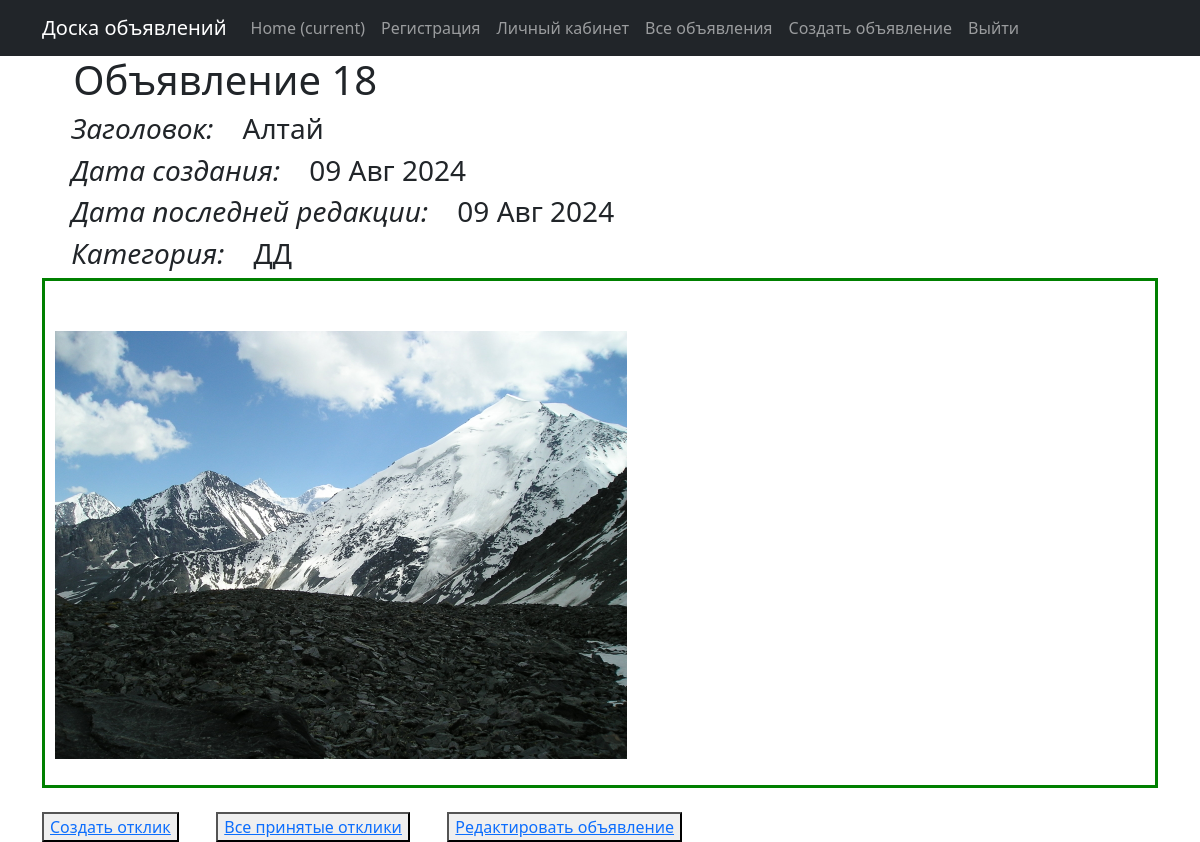
The page /post/18 on the database its author committed.
### announcement/models.py (models this page shows, shortened)
class Post(models.Model):
    title = models.CharField(max_length=255, verbose_name="Заголовок")
    text = RichTextUploadingField(verbose_name="Содержание")
    user = models.ForeignKey(User, on_delete=models.CASCADE)
    category = models.ForeignKey(Category, on_delete=models.CASCADE, verbose_name="Категория")
    create_time = models.DateTimeField(auto_now_add=True)
    update_time = models.DateTimeField(auto_now=True)

class Category(models.Model):
    name = models.CharField(max_length=25)
    def __str__(self):
        return self.name

### announcement/views.py (the view)
# urls.py: path('post/<int:id>', PostDetail.as_view(), name='post_detail'),
class PostDetail(DetailView):
    model = Post
    template_name = 'post.html'
    context_object_name = 'post'
    pk_url_kwarg = 'id'

### templates/post.html (shortened to what this page needs)
{% extends 'flatpages/default.html' %}
{% block content %}
<h1>&nbsp;&nbsp;&nbsp;Объявление {{ post.id }}</h1>
     <h3>&nbsp;&nbsp;&nbsp;&nbsp;<em>Заголовок:</em>&nbsp;&nbsp;&nbsp;&nbsp;{{ post.title|safe }}</h3>
     <h3>&nbsp;&nbsp;&nbsp;&nbsp;<em>Дата создания:</em>&nbsp;&nbsp;&nbsp;&nbsp;{{ post.create_time|date:'d M Y' }} </h3>
     <h3>&nbsp;&nbsp;&nbsp;&nbsp;<em>Дата последней редакции:</em>&nbsp;&nbsp;&nbsp;&nbsp;{{ post.update_time|date:'d M Y' }} </h3>
     <h3>&nbsp;&nbsp;&nbsp;&nbsp;<em>Категория:</em>&nbsp;&nbsp;&nbsp;&nbsp;{{ post.category }}</h3>
     <div class="outline">
         <p>&nbsp;&nbsp;&nbsp;&nbsp;{{ post.text|safe }}</p>
     </div>
<br>
     <button><a href="/{{ post.id }}">Создать отклик</a></button>&nbsp;&nbsp;&nbsp;&nbsp;&nbsp;&nbsp;&nbsp;&nbsp;
     <button><a href="/comments/{{ post.id }}">Все принятые отклики</a></button>&nbsp;&nbsp;&nbsp;&nbsp;&nbsp;&nbsp;&nbsp;&nbsp;
     <button><a href="/post/{{ post.id }}/edit/">Редактировать объявление</a></button>
{% endblock content %}

### templates/post.html (style rules this page uses)
.outline { border: 3px solid green; padding: 10px; }

### rows shown on the page
Post: id "18", title "Алтай", create_time "09 Авг 2024", update_time "09 Авг 2024", category "ДД", text (picture)
